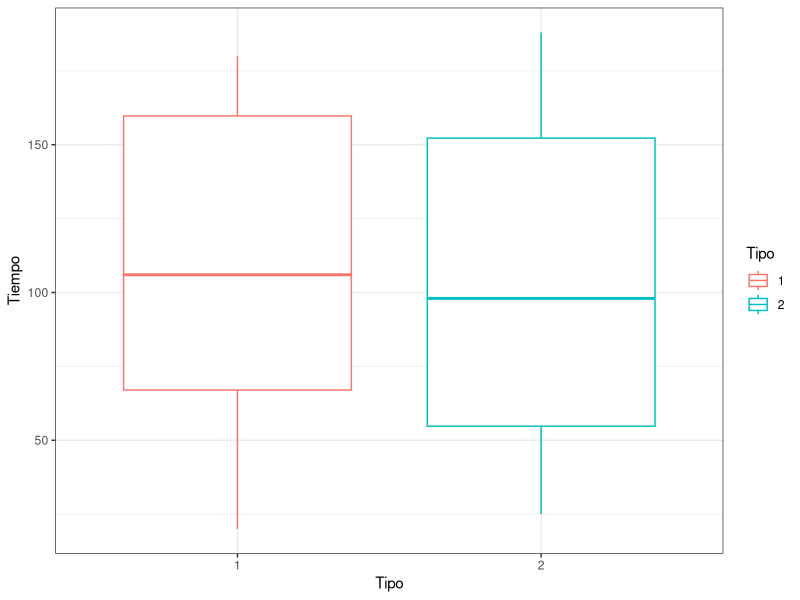

Write the R code that produced this figure. (Note: this script raises an error after producing the figure.)
####### TEMA: MODELO DE ANÁLISIS DE VARIANZA DE DOS FACTORES CON INTERACCIÓN #######
####### EJEMPLO #######

# Factor A: tipo de bateria

Tipo <- rep(c(1,2,1,2),each=4)
Tipo <- as.factor(Tipo)

# Factor B: temperatura

Temperatura <- rep(c(1,2),each=8)
Temperatura <- as.factor(Temperatura)

# Variable respuesta

Tiempo <- c(130,155,174,180,
            150,188,159,126,
            20,70,82,58,
            25,70,58,45)

# base de datos

datos <- data.frame(Tipo, Temperatura, Tiempo)
datos

## AED

library(ggplot2)
ggplot(data = datos,
       aes(x = Tipo, y = Tiempo, color = Tipo)) +
  geom_boxplot() +
  theme_bw()

library(ggplot2)
ggplot(data = datos,
       aes(x = Edad, y = Tiempo, color = Edad)) +
  geom_boxplot() +
  theme_bw()     

## Modelo: Anova de dos factores

anova <- aov(datos$Tiempo ~ datos$Tipo + datos$Temperatura)
summary(anova)

## Supuestos de normalidad

require(nortest)
by(data = datos, INDICES = datos$Tipo,FUN = function(x){shapiro.test(x$Tiempo)})
by(data = datos, INDICES = datos$Temperatura,FUN = function(x){shapiro.test(x$Tiempo)})

## Supuestos de normalidad del residual

residual <- anova$residuals
datos <- data.frame(datos,residual)

require(nortest)
by(data = datos, INDICES = datos$Tipo,FUN = function(x){shapiro.test(x$residual)})
by(data = datos, INDICES = datos$Temperatura,FUN = function(x){shapiro.test(x$residual)})

## Supuesto de varianzas constantes

require(car)
leveneTest(Tiempo ~ Tipo, datos, 
           center = "median")

leveneTest(Tiempo ~ Temperatura, datos, 
           center = "median")


### ANOVA de dos factores con interacción ###
# Factor A: Tipo de Bateria

Tipo<-rep(c(1,2,1,2),each=4)
Tipo<-as.factor(Tipo)

# Factor B: Temperatura

Temperatura<-rep(c(1,2),each=8)
Temperatura<-as.factor(Temperatura)

# Variable Respuesta

Tiempo<-c(130,155,174,180,150,188,159,126,20,70,82,58,25,70,58,45)

datos <- data.frame(Tipo, Temperatura, Tiempo)
print(datos)

# ANALISIS EXPLORATORIO DE DATOS

library(ggplot2)
ggplot(data = datos,
       aes(x = Tipo, y = Tiempo, color = Tipo)) +
  geom_boxplot() +
  theme_bw()

library(ggplot2)
ggplot(data = datos,
       aes(x = Temperatura, y = Tiempo, color = Temperatura)) +
  geom_boxplot() +
  theme_bw()     

## Interaccion

ggplot(data = datos, aes(x = Tipo, y = Tiempo, colour = Temperatura,
                         group = Temperatura)) +
  stat_summary(fun = mean, geom = "point") +
  stat_summary(fun = mean, geom = "line") +
  labs(y  =  'mean (Tiempo)') +
  theme_bw()

ggplot(data = datos, aes(x = Temperatura, y = Tiempo, colour = Tipo,
                         group = Tipo)) +
  stat_summary(fun = mean, geom = "point") +
  stat_summary(fun = mean, geom = "line") +
  labs(y  =  'mean (Tiempo)') +
  theme_bw()

## Modelo: Anova de dos factores

anova <- aov(datos$Tiempo ~ datos$Tipo + datos$Temperatura)
summary(anova)

# Adecuación del Modelo

par(mfrow = c(2,2))
plot(anova, which = 1:4)

par(mfrow = c(1,1))

residuos<-anova$residuals
datos<-cbind(datos,residuos)
datos

## Supuestos de normalidad

require(nortest)
by(data = datos, INDICES = datos$Tipo,FUN = function(x){shapiro.test(x$residuos)})
by(data = datos, INDICES = datos$Temperatura,FUN = function(x){shapiro.test(x$residuos)})

## Supuesto de varianzas constantes

require(car)
leveneTest(residuos ~ Tipo, datos, 
           center = "median")

leveneTest(residuos ~ Temperatura, datos, 
           center = "median")

leveneTest(residuos ~ Tipo * Temperatura,datos,center = "median")
